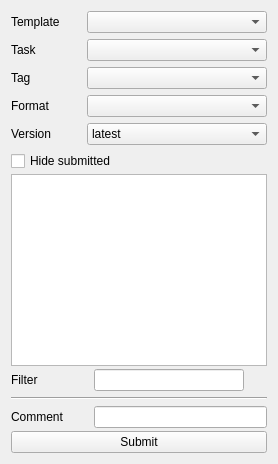
         <widget class="QWidget" name="ESubmitTab">
          <attribute name="title">
           <string>Submit</string>
          </attribute>
          <layout class="QGridLayout" name="gridLayout_16">
           <item row="0" column="1">
            <layout class="QVBoxLayout" name="verticalLayout_9">
             <item>
              <layout class="QHBoxLayout" name="horizontalLayout_11">
               <item>
                <widget class="QLabel" name="SOutputTaskLabel_3">
                 <property name="minimumSize">
                  <size>
                   <width>70</width>
                   <height>0</height>
                  </size>
                 </property>
                 <property name="maximumSize">
                  <size>
                   <width>55</width>
                   <height>16777215</height>
                  </size>
                 </property>
                 <property name="text">
                  <string>Template</string>
                 </property>
                </widget>
               </item>
               <item>
                <widget class="CComboBox" name="ESubmitTemplate"/>
               </item>
              </layout>
             </item>
             <item>
              <layout class="QHBoxLayout" name="horizontalLayout_10">
               <item>
                <widget class="QLabel" name="SOutputTaskLabel_2">
                 <property name="minimumSize">
                  <size>
                   <width>70</width>
                   <height>0</height>
                  </size>
                 </property>
                 <property name="maximumSize">
                  <size>
                   <width>55</width>
                   <height>16777215</height>
                  </size>
                 </property>
                 <property name="text">
                  <string>Task</string>
                 </property>
                </widget>
               </item>
               <item>
                <widget class="CComboBox" name="ESubmitTask"/>
               </item>
              </layout>
             </item>
             <item>
              <layout class="QHBoxLayout" name="horizontalLayout_19">
               <item>
                <widget class="QLabel" name="SOutputTaskLabel_6">
                 <property name="minimumSize">
                  <size>
                   <width>70</width>
                   <height>0</height>
                  </size>
                 </property>
                 <property name="maximumSize">
                  <size>
                   <width>55</width>
                   <height>16777215</height>
                  </size>
                 </property>
                 <property name="text">
                  <string>Tag</string>
                 </property>
                </widget>
               </item>
               <item>
                <widget class="CComboBox" name="ESubmitTag"/>
               </item>
              </layout>
             </item>
             <item>
              <layout class="QHBoxLayout" name="horizontalLayout_13">
               <item>
                <widget class="QLabel" name="SOutputTaskLabel_4">
                 <property name="minimumSize">
                  <size>
                   <width>70</width>
                   <height>0</height>
                  </size>
                 </property>
                 <property name="maximumSize">
                  <size>
                   <width>55</width>
                   <height>16777215</height>
                  </size>
                 </property>
                 <property name="text">
                  <string>Format</string>
                 </property>
                </widget>
               </item>
               <item>
                <widget class="CComboBox" name="ESubmitFormat"/>
               </item>
              </layout>
             </item>
             <item>
              <layout class="QHBoxLayout" name="horizontalLayout_20">
               <item>
                <widget class="QLabel" name="SOutputTaskLabel_8">
                 <property name="minimumSize">
                  <size>
                   <width>70</width>
                   <height>0</height>
                  </size>
                 </property>
                 <property name="maximumSize">
                  <size>
                   <width>55</width>
                   <height>16777215</height>
                  </size>
                 </property>
                 <property name="text">
                  <string>Version</string>
                 </property>
                </widget>
               </item>
               <item>
                <widget class="CComboBox" name="ESubmitVersion">
                 <item>
                  <property name="text">
                   <string>latest</string>
                  </property>
                 </item>
                 <item>
                  <property name="text">
                   <string>all</string>
                  </property>
                 </item>
                </widget>
               </item>
              </layout>
             </item>
             <item>
              <layout class="QVBoxLayout" name="verticalLayout_8">
               <property name="spacing">
                <number>3</number>
               </property>
               <item>
                <layout class="QHBoxLayout" name="horizontalLayout_16">
                 <property name="spacing">
                  <number>2</number>
                 </property>
                 <item>
                  <widget class="QCheckBox" name="ESubmitHideSubmitted">
                   <property name="text">
                    <string>Hide submitted</string>
                   </property>
                  </widget>
                 </item>
                 <item>
                  <spacer name="horizontalSpacer_9">
                   <property name="orientation">
                    <enum>Qt::Orientation::Horizontal</enum>
                   </property>
                   <property name="sizeHint" stdset="0">
                    <size>
                     <width>40</width>
                     <height>20</height>
                    </size>
                   </property>
                  </spacer>
                 </item>
                 <item>
                  <widget class="QPushButton" name="ESubmitView">
                   <property name="sizePolicy">
                    <sizepolicy hsizetype="Fixed" vsizetype="Fixed">
                     <horstretch>0</horstretch>
                     <verstretch>0</verstretch>
                    </sizepolicy>
                   </property>
                   <property name="maximumSize">
                    <size>
                     <width>20</width>
                     <height>20</height>
                    </size>
                   </property>
                   <property name="toolTip">
                    <string>View selected submission</string>
                   </property>
                   <property name="text">
                    <string/>
                   </property>
                   <property name="icon">
                    <iconset>
                     <normaloff>../../../../../pini-icons/icons/android_12l/icon.3232.png</normaloff>../../../../../pini-icons/icons/android_12l/icon.3232.png</iconset>
                   </property>
                   <property name="iconSize">
                    <size>
                     <width>20</width>
                     <height>20</height>
                    </size>
                   </property>
                   <property name="flat">
                    <bool>true</bool>
                   </property>
                  </widget>
                 </item>
                 <item>
                  <widget class="QPushButton" name="ESubmitRefresh">
                   <property name="maximumSize">
                    <size>
                     <width>20</width>
                     <height>20</height>
                    </size>
                   </property>
                   <property name="toolTip">
                    <string>Force reread outputs for this entity</string>
                   </property>
                   <property name="text">
                    <string/>
                   </property>
                   <property name="icon">
                    <iconset>
                     <normaloff>../../../../../pini-icons/icons/android_12l/icon.3198.png</normaloff>../../../../../pini-icons/icons/android_12l/icon.3198.png</iconset>
                   </property>
                   <property name="iconSize">
                    <size>
                     <width>20</width>
                     <height>20</height>
                    </size>
                   </property>
                   <property name="flat">
                    <bool>true</bool>
                   </property>
                  </widget>
                 </item>
                </layout>
               </item>
               <item>
                <widget class="CListView" name="ESubmitOutputs">
                 <property name="selectionMode">
                  <enum>QAbstractItemView::SelectionMode::ExtendedSelection</enum>
                 </property>
                </widget>
               </item>
               <item>
                <layout class="QGridLayout" name="gridLayout_13">
                 <property name="horizontalSpacing">
                  <number>3</number>
                 </property>
                 <property name="verticalSpacing">
                  <number>4</number>
                 </property>
                 <item row="0" column="1">
                  <widget class="QLineEdit" name="ESubmitFilter"/>
                 </item>
                 <item row="0" column="2">
                  <widget class="QPushButton" name="ESubmitFilterClear">
                   <property name="maximumSize">
                    <size>
                     <width>20</width>
                     <height>20</height>
                    </size>
                   </property>
                   <property name="toolTip">
                    <string>Clear submit outputs filter</string>
                   </property>
                   <property name="text">
                    <string/>
                   </property>
                   <property name="icon">
                    <iconset>
                     <normaloff>../../../../../pini-icons/icons/android_12l/icon.3282.png</normaloff>../../../../../pini-icons/icons/android_12l/icon.3282.png</iconset>
                   </property>
                   <property name="iconSize">
                    <size>
                     <width>20</width>
                     <height>20</height>
                    </size>
                   </property>
                   <property name="flat">
                    <bool>true</bool>
                   </property>
                  </widget>
                 </item>
                 <item row="0" column="0">
                  <widget class="QLabel" name="SLookdevAttachLabel_5">
                   <property name="minimumSize">
                    <size>
                     <width>80</width>
                     <height>0</height>
                    </size>
                   </property>
                   <property name="maximumSize">
                    <size>
                     <width>100</width>
                     <height>16777215</height>
                    </size>
                   </property>
                   <property name="text">
                    <string>Filter </string>
                   </property>
                  </widget>
                 </item>
                </layout>
               </item>
              </layout>
             </item>
             <item>
              <widget class="Line" name="ESubmitCommentLine">
               <property name="orientation">
                <enum>Qt::Orientation::Horizontal</enum>
               </property>
              </widget>
             </item>
             <item>
              <layout class="QVBoxLayout" name="verticalLayout_2">
               <property name="spacing">
                <number>3</number>
               </property>
               <item>
                <layout class="QHBoxLayout" name="horizontalLayout_21">
                 <property name="spacing">
                  <number>3</number>
                 </property>
                 <item>
                  <widget class="QLabel" name="ESubmitCommentLabel">
                   <property name="minimumSize">
                    <size>
                     <width>80</width>
                     <height>0</height>
                    </size>
                   </property>
                   <property name="maximumSize">
                    <size>
                     <width>100</width>
                     <height>16777215</height>
                    </size>
                   </property>
                   <property name="text">
                    <string>Comment</string>
                   </property>
                  </widget>
                 </item>
                 <item>
                  <widget class="CLineEdit" name="ESubmitComment"/>
                 </item>
                </layout>
               </item>
               <item>
                <widget class="QPushButton" name="ESubmit">
                 <property name="text">
                  <string>Submit</string>
                 </property>
                </widget>
               </item>
              </layout>
             </item>
            </layout>
           </item>
          </layout>
         </widget>
